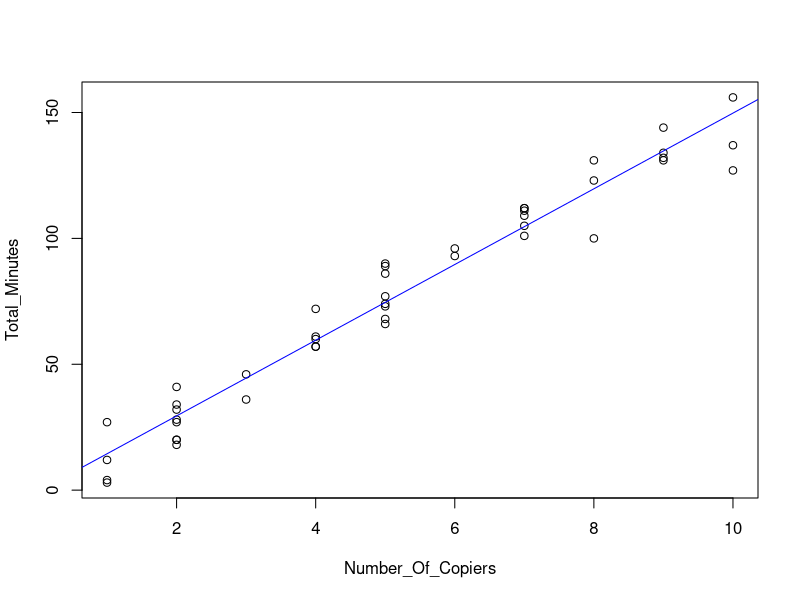
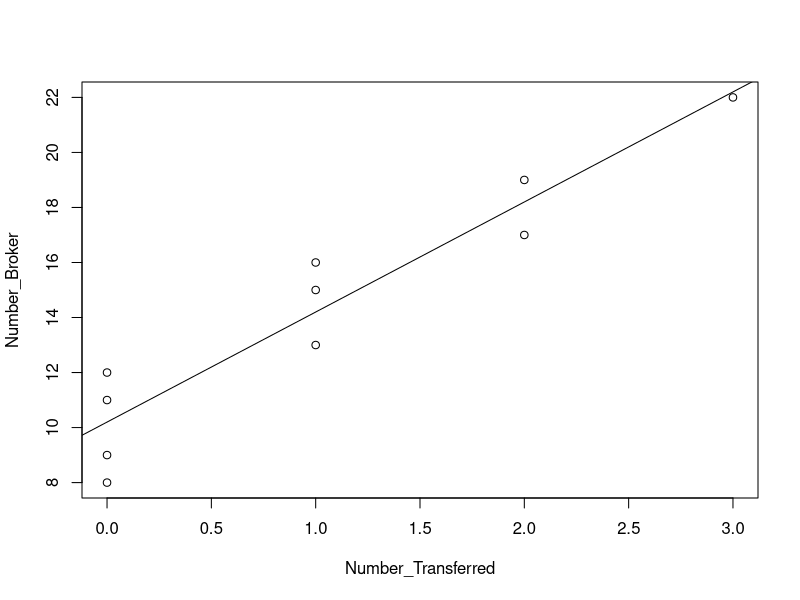
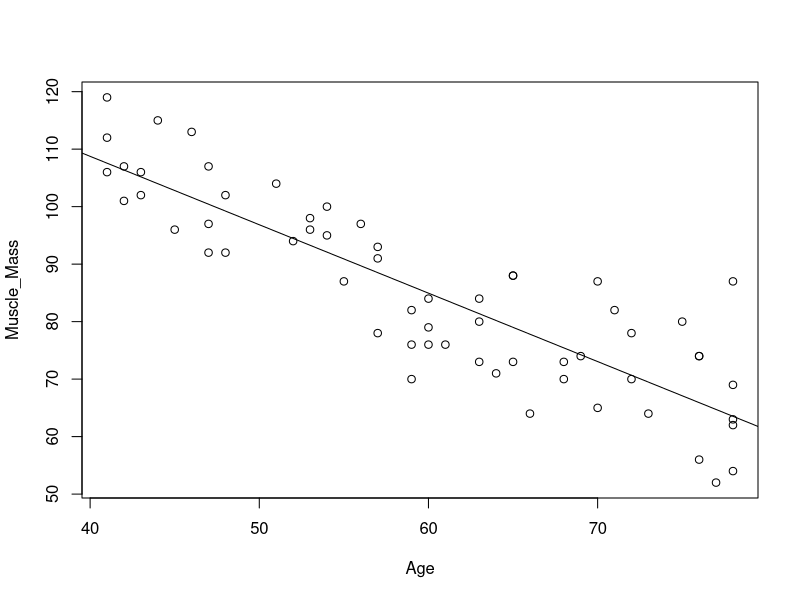
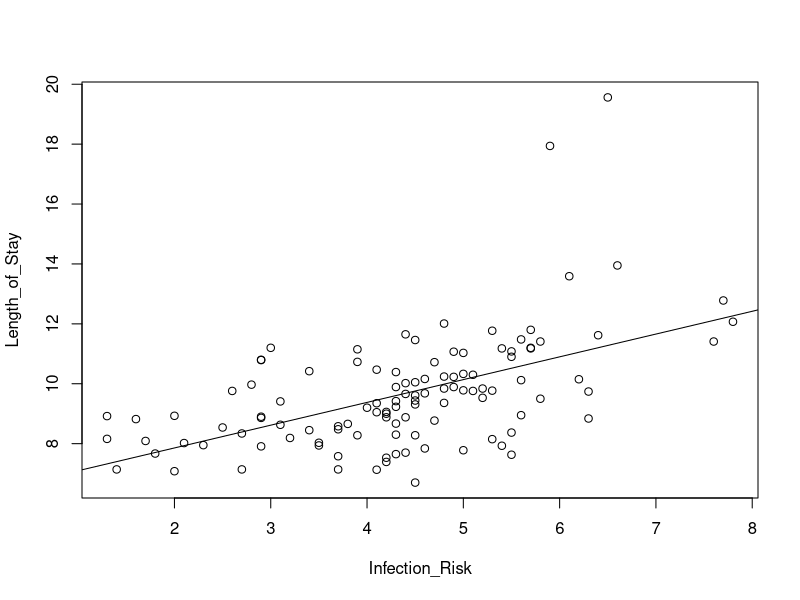

These charts were generated, in order, by the following R code:
## ---- chunk 1
#Chad Huntebrinker

#Load the library and data in to R
library(readxl)

excel_data <- read_excel("Copier_Maintenance_Data.xlsx")

#Total_Minutes ~ Number_Of_Copiers
#Fit the model
model_3 <- lm(Total_Minutes~Number_Of_Copiers,data=excel_data)
sum_of_model_3 <- summary(model_3)

#Plot to see the graph
plot(Total_Minutes~Number_Of_Copiers, data = excel_data)
abline(model_3,col="blue")

#Get the mean service time for 6 copiers serviced
Y_hat <- predict(model_3, data.frame(Number_Of_Copiers=6))

#Now get the confidence interval
CI <- predict(model_3, se.fit = TRUE, data.frame(Number_Of_Copiers=6), interval = "confidence", level = 0.90)

#Problem 2.14b
#We're getting a 90% prediction interval when 6 copiers are serviced
predict(model_3, data.frame(Number_Of_Copiers=6),interval="prediction",level=0.90)

#The interval 74.46433 <= Yh <= 104.7983 is wider than 
#the confidence interval in part a and we would expect it to be.

#Problem 2.14d
#Getting the boundary values of the 90 percent confidence band of the regression line at Xh = 6
W <- sqrt(2*qf(1-0.1,2,45-2))
lower_bound <- Y_hat - W * CI$se.fit
upper_bound <- Y_hat + W * CI$se.fit

#This confidence band (86.6, 92.7) is wider than the confidence interval in part a and we would expect it to be.
## ---- chunk 2
#Chad Huntebrinker

#Load the library and data in to R
library(readxl)

excel_data <- read_excel("Airfreight_Breakage_Data.xlsx")

#Number_Broker ~ Number_Transferred
#Fit the model
model_4 <- lm(Number_Broker~Number_Transferred,data=excel_data)
sum_of_model_4 <- summary(model_4)

#Plot to see the graph
plot(Number_Broker~Number_Transferred, data = excel_data)
abline(model_4)

#Problem 2.15a
#Getting the mean breakage at X = 2 and 4.  Also getting a 99% confidence interval at those values too.
predict(model_4, data.frame(Number_Transferred=2),interval="confidence",level=0.99)

predict(model_4, data.frame(Number_Transferred=4),interval="confidence",level=0.99)

#Problem 2.15d
#Getting the boundary values of the 99 percent confidence band for the regression line at X = 2 and 4.
Y_hat2 <- predict(model_4, data.frame(Number_Transferred=2))
Y_hat4 <- predict(model_4, data.frame(Number_Transferred=4))

W <- sqrt(2*qf(1-0.01,2,10-2))

CI2 <- predict(model_4, se.fit = TRUE, data.frame(Number_Transferred=2), interval = "confidence", level = 0.99)
lower_bound2 <- Y_hat2 - W * CI2$se.fit
upper_bound2 <- Y_hat2 + W * CI2$se.fit

CI4 <- predict(model_4, se.fit = TRUE, data.frame(Number_Transferred=4), interval = "confidence", level = 0.99)
lower_bound4 <- Y_hat4 - W * CI4$se.fit
upper_bound4 <- Y_hat4 + W * CI4$se.fit

#We find that both of these confidence bands are wider than the confidence
#interval in part a and we would expect that.
## ---- chunk 3
#Chad Huntebrinker

#Load the library and data in to R
library(readxl)
excel_data <- read_excel("Muscle_Mass_Data.xlsx")

#Muscle_Mass ~ Age
#Fit the model
model_5 <- lm(Muscle_Mass~Age,data=excel_data)
sum_of_model_5 <- summary(model_5)

#Plot to see the graph
plot(Muscle_Mass~Age, data = excel_data)
abline(model_5)

#Problem 2.28a
#Get a 95% confidence interval for the mean of the muscle mass (Y) when X = 60
predict(model_5, data.frame(Age=60),interval="confidence",level=0.95)

#We find the mean is 84.94683 with an upper bound of 87.05895 and lower bound of 82.83471
#This means that with 95% confidence we can say that the mean muscle mass is between 82.83 and 87.05

#Problem 2.28b
#Get a 95% prediction interval for the muscle mass when X = 60
predict(model_5, data.frame(Age=60),interval="prediction",level=0.95)

#With the mean being 84.94683, we find the lower bound is 68.45067 and the upper bound is 101.443
#This seems to indicate the prediction interval is relatively precise

#Problem 2.28c
#Get the boundary values of the 95% confidence band for the regression line at Xh = 60
CI <- predict(model_5, se.fit = TRUE, data.frame(Age=60), interval = "confidence", level = 0.95)

W <- sqrt(2*qf(1-0.05, 2, 60-2))
lower_bound <- CI$fit[1] - W * CI$se.fit
upper_bound <- CI$fit[1] + W * CI$se.fit

#We find the confidence band is wider than the confidence interval in part a.
#Yes, we would expect that.
## ---- chunk 4
#Chad Huntebrinker

#Load the library and data in to R
library(readxl)
excel_data <- read_excel("SENIC_Data.xlsx")

#Length_of_Stay ~ Infection_Risk
#Fit the model
model_6 <- lm(Length_of_Stay~Infection_Risk,data=excel_data)
sum_of_model_6 <- summary(model_6)

#Plot to see the graph
plot(Length_of_Stay~Infection_Risk, data = excel_data)
abline(model_6)

#Problem 4.27a
#1 - alpha/(2*m) [where m = 2 since we need one for B0 and one for B1]
1-0.1/4
confint(model_6, level = 0.975)
#We have the joint confidence interval for as 0.5003816 <= B1 <= 1.020460
#and 5.1523372 <= B0 <= 7.521236

#Problem 4.27b
#The researcher is saying that B0 should be about 7 and B1 should be about 1.
#According to Problem 2.27a, this is supported. Both B0=7 and B1=1 are in the
#confidence interval.  Thus, we can say that this is true when the family confidence
#coefficient is at least 0.9 that the procedure leads to correct pairs of interval estimates.

#Problem 4.27c and d
W <- sqrt(2*qf(1-0.05,2,113-2))
B <- qt(1-0.05/8, 113-2)
B > W
#The more efficient method should be the Working-Hotelling. The reason being that we have
#a larger value of m (m = 4) which means the Working-Hotelling will be more precise. We
#also see that the W value is less than the B value, leading us to believe that the
#Working-Hotelling method will lead to a tighter confidence limits.
#But we'll calculate using both just to see.

X.h <- c(2, 3, 4, 5)

family_con <- 1-0.05/8

# Estimation
CI.bf <- predict(model_6,data.frame(Infection_Risk = X.h), interval="confidence",level=family_con) # Adjust level

# Working-Hotelling multiplier for 95% simultaneous confidence band
# Extract standard errors of Y-hat
CI.wh <- predict(model_6,data.frame(Infection_Risk = X.h), se.fit = TRUE, interval = "confidence", 
              level = 0.95)
wh.LB <- CI.wh$fit[,1] - W*CI.wh$se.fit # WH lower bound
wh.UB <- CI.wh$fit[,1] + W*CI.wh$se.fit # WH upper bound

#Bonferroni:
#2:  6.994082 <-> 8.721175: dif = 1.7270924 
#3:  8.011273 <-> 9.224825: dif = 1.2135524 
#4:  8.937812 <->  9.819129: dif = 0.8813172 
#5:  9.665901 <-> 10.611881: dif = 0.9459808 

#Working-Hotelling:
#2: 7.088991 <-> 8.626266: dif = 1.537275
#3: 8.077961 <-> 9.158137: dif = 1.080176
#4: 8.986242 <-> 9.770698: dif = 0.784456
#5: 9.717885 <-> 10.559897: dif = 0.842012
